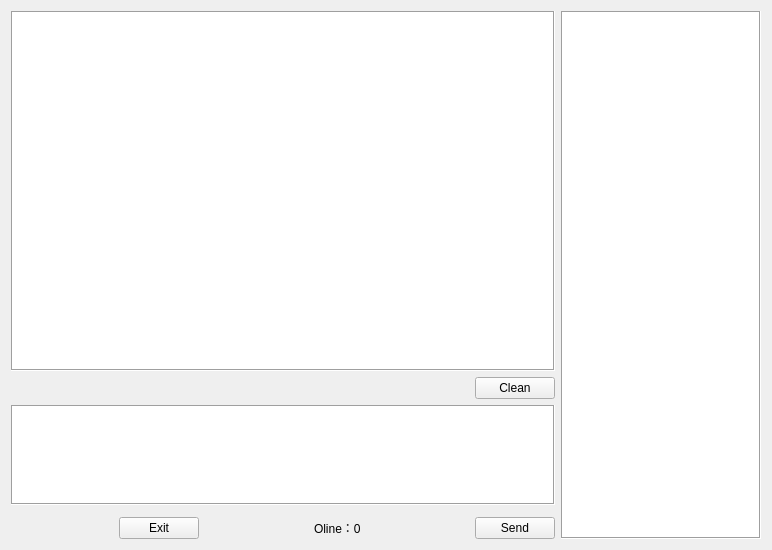
<?xml version="1.0" encoding="UTF-8"?>
<ui version="4.0">
 <class>Widget</class>
 <widget class="QWidget" name="Widget">
  <property name="geometry">
   <rect>
    <x>0</x>
    <y>0</y>
    <width>772</width>
    <height>550</height>
   </rect>
  </property>
  <property name="windowTitle">
   <string>Widget</string>
  </property>
  <layout class="QHBoxLayout" name="horizontalLayout_6">
   <item>
    <widget class="QWidget" name="widget_7" native="true">
     <layout class="QHBoxLayout" name="horizontalLayout_4">
      <property name="leftMargin">
       <number>0</number>
      </property>
      <property name="topMargin">
       <number>0</number>
      </property>
      <property name="rightMargin">
       <number>0</number>
      </property>
      <property name="bottomMargin">
       <number>0</number>
      </property>
      <item>
       <widget class="QWidget" name="widget_5" native="true">
        <layout class="QVBoxLayout" name="verticalLayout_3">
         <property name="leftMargin">
          <number>0</number>
         </property>
         <property name="topMargin">
          <number>0</number>
         </property>
         <property name="rightMargin">
          <number>0</number>
         </property>
         <property name="bottomMargin">
          <number>0</number>
         </property>
         <item>
          <widget class="QWidget" name="widget_3" native="true">
           <layout class="QVBoxLayout" name="verticalLayout_2">
            <property name="leftMargin">
             <number>0</number>
            </property>
            <property name="topMargin">
             <number>0</number>
            </property>
            <property name="rightMargin">
             <number>0</number>
            </property>
            <property name="bottomMargin">
             <number>0</number>
            </property>
            <item>
             <widget class="QFrame" name="frame">
              <layout class="QVBoxLayout" name="verticalLayout">
               <property name="leftMargin">
                <number>0</number>
               </property>
               <property name="topMargin">
                <number>0</number>
               </property>
               <property name="rightMargin">
                <number>0</number>
               </property>
               <property name="bottomMargin">
                <number>0</number>
               </property>
               <item>
                <widget class="QTextBrowser" name="textBrowser">
                 <property name="frameShape">
                  <enum>QFrame::Shape::Box</enum>
                 </property>
                </widget>
               </item>
               <item>
                <widget class="QWidget" name="widget_8" native="true">
                 <layout class="QHBoxLayout" name="horizontalLayout_5">
                  <property name="leftMargin">
                   <number>0</number>
                  </property>
                  <property name="topMargin">
                   <number>0</number>
                  </property>
                  <property name="rightMargin">
                   <number>0</number>
                  </property>
                  <property name="bottomMargin">
                   <number>0</number>
                  </property>
                  <item>
                   <spacer name="horizontalSpacer_4">
                    <property name="orientation">
                     <enum>Qt::Orientation::Horizontal</enum>
                    </property>
                    <property name="sizeHint" stdset="0">
                     <size>
                      <width>40</width>
                      <height>20</height>
                     </size>
                    </property>
                   </spacer>
                  </item>
                  <item>
                   <widget class="QPushButton" name="btn_clean">
                    <property name="maximumSize">
                     <size>
                      <width>100</width>
                      <height>16777215</height>
                     </size>
                    </property>
                    <property name="text">
                     <string>Clean</string>
                    </property>
                   </widget>
                  </item>
                 </layout>
                </widget>
               </item>
               <item>
                <widget class="QTextEdit" name="textEdit">
                 <property name="maximumSize">
                  <size>
                   <width>16777215</width>
                   <height>100</height>
                  </size>
                 </property>
                 <property name="frameShape">
                  <enum>QFrame::Shape::Box</enum>
                 </property>
                </widget>
               </item>
              </layout>
             </widget>
            </item>
            <item>
             <widget class="QWidget" name="widget_2" native="true">
              <layout class="QHBoxLayout" name="horizontalLayout">
               <property name="leftMargin">
                <number>0</number>
               </property>
               <property name="topMargin">
                <number>0</number>
               </property>
               <property name="rightMargin">
                <number>0</number>
               </property>
               <property name="bottomMargin">
                <number>0</number>
               </property>
              </layout>
             </widget>
            </item>
           </layout>
          </widget>
         </item>
         <item>
          <widget class="QWidget" name="widget_4" native="true">
           <layout class="QHBoxLayout" name="horizontalLayout_2">
            <property name="leftMargin">
             <number>0</number>
            </property>
            <property name="topMargin">
             <number>0</number>
            </property>
            <property name="rightMargin">
             <number>0</number>
            </property>
            <property name="bottomMargin">
             <number>0</number>
            </property>
            <item>
             <spacer name="horizontalSpacer_3">
              <property name="orientation">
               <enum>Qt::Orientation::Horizontal</enum>
              </property>
              <property name="sizeHint" stdset="0">
               <size>
                <width>40</width>
                <height>20</height>
               </size>
              </property>
             </spacer>
            </item>
            <item>
             <widget class="QPushButton" name="btn_exit">
              <property name="text">
               <string>Exit</string>
              </property>
             </widget>
            </item>
            <item>
             <spacer name="horizontalSpacer">
              <property name="orientation">
               <enum>Qt::Orientation::Horizontal</enum>
              </property>
              <property name="sizeHint" stdset="0">
               <size>
                <width>40</width>
                <height>20</height>
               </size>
              </property>
             </spacer>
            </item>
            <item>
             <widget class="QLabel" name="label">
              <property name="text">
               <string>Oline：0</string>
              </property>
             </widget>
            </item>
            <item>
             <spacer name="horizontalSpacer_2">
              <property name="orientation">
               <enum>Qt::Orientation::Horizontal</enum>
              </property>
              <property name="sizeHint" stdset="0">
               <size>
                <width>40</width>
                <height>20</height>
               </size>
              </property>
             </spacer>
            </item>
            <item>
             <widget class="QPushButton" name="btn_send">
              <property name="text">
               <string>Send</string>
              </property>
             </widget>
            </item>
           </layout>
          </widget>
         </item>
        </layout>
       </widget>
      </item>
      <item>
       <widget class="QWidget" name="widget_6" native="true">
        <property name="maximumSize">
         <size>
          <width>200</width>
          <height>16777215</height>
         </size>
        </property>
        <layout class="QHBoxLayout" name="horizontalLayout_3">
         <property name="leftMargin">
          <number>0</number>
         </property>
         <property name="topMargin">
          <number>0</number>
         </property>
         <property name="rightMargin">
          <number>0</number>
         </property>
         <property name="bottomMargin">
          <number>0</number>
         </property>
         <item>
          <widget class="QTableWidget" name="tableWidget">
           <property name="frameShape">
            <enum>QFrame::Shape::Box</enum>
           </property>
          </widget>
         </item>
        </layout>
       </widget>
      </item>
     </layout>
    </widget>
   </item>
  </layout>
 </widget>
 <resources/>
 <connections/>
</ui>
